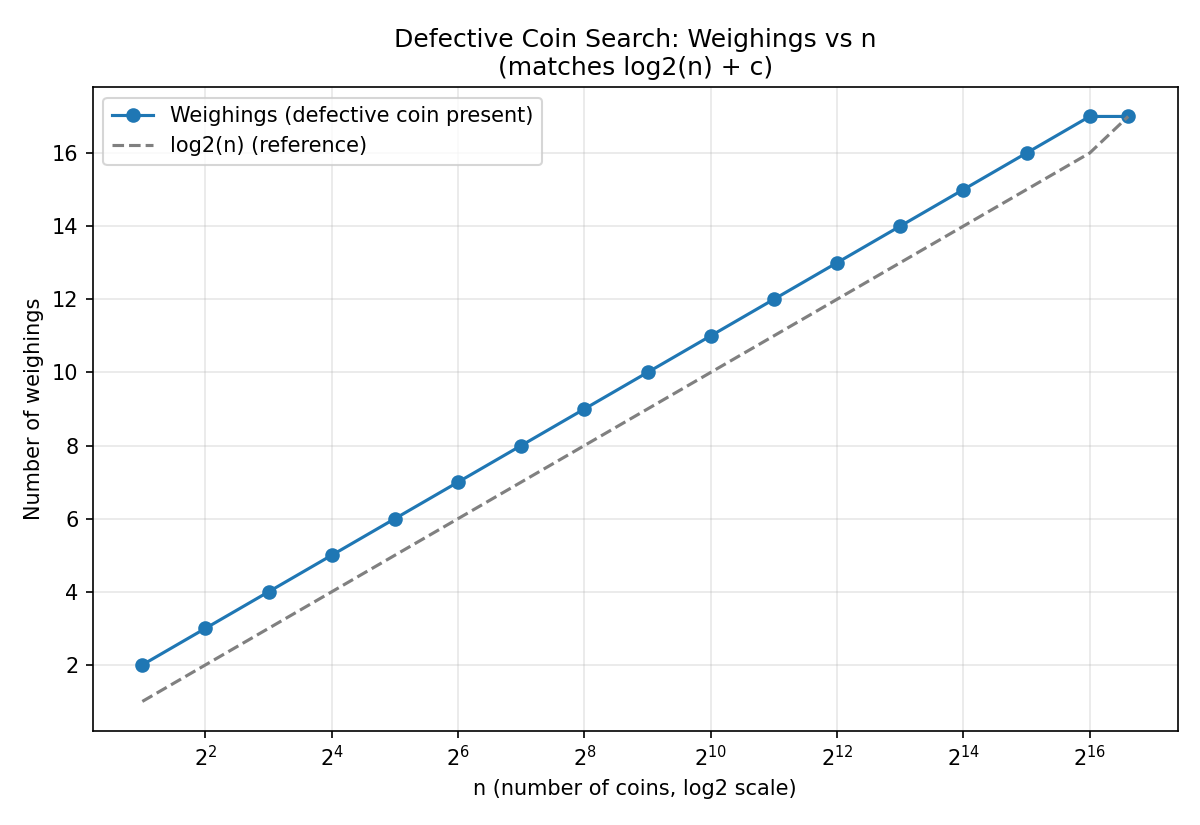

The Python source for this figure:
"""
Lab 03 - Question 2: Search the Defective Coin
Plots number of weighings vs n, alongside log2(n) reference, showing
the algorithm achieves log2(n) + c weighings.
"""
import pandas as pd
import matplotlib.pyplot as plt

df = pd.read_csv("benchmark.csv")

plt.figure(figsize=(8, 5.5))
plt.plot(df["n"], df["weighings_defective_present"], marker='o',
         label="Weighings (defective coin present)", color="#1f77b4")
plt.plot(df["n"], df["log2n"], linestyle="--",
         label="log2(n) (reference)", color="gray")
plt.xscale("log", base=2)
plt.xlabel("n (number of coins, log2 scale)")
plt.ylabel("Number of weighings")
plt.title("Defective Coin Search: Weighings vs n\n(matches log2(n) + c)")
plt.legend()
plt.grid(True, alpha=0.3)
plt.tight_layout()
plt.savefig("plot.png", dpi=150)
print("Saved plot.png")
